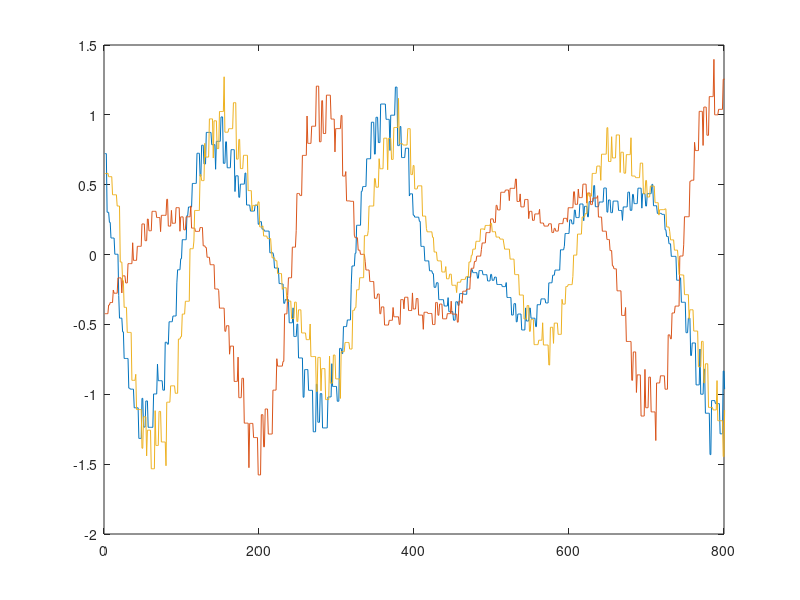

The MATLAB source for this figure:
clear; clc;
%v_pos_dist = importdata("log_v_pos_dist.txt");
%v_vel_dist = importdata("log_v_vel_dist.txt");
%v_vel_dist_lp = importdata("log_v_vel_dist_lp.txt");
v_pos_dist = importdata("log_v_pos_dist_3_wave.txt");
v_vel_dist = importdata("log_v_vel_dist_3_wave.txt");
v_vel_dist_lp = importdata("log_v_vel_dist_lp_3_wave.txt");
%x(:,1) = [];
%v(:,1) = [];
%x(1,:) = [];
%v(1,:) = [];

% figure(1)
% subplot(2,2,1)
% plot(x(:,1)-5)
% hold on;
% plot(x(:,3))
% title('altitude drone')
% subplot(2,2,2)
% plot(x(:,2))
% title('velocity drone')
% subplot(2,2,3)
% plot(x(:,3))
% title('altitude ship')
% subplot(2,2,4)
% plot(x(:,4))
% title('velocity ship')

% figure(2)
% plot(v(:,1))
% hold on;
% plot(v(:,2)-1.4)

% figure(3)
% plot(v_vel_dist(:,1))
% hold on;
% plot(v_vel_dist(:,2)-1.4)

figure(4)
plot(v_pos_dist(:,3)-5)
hold on;
plot(v_vel_dist(:,3)-5)
plot(v_vel_dist_lp(:,3)-5)
xlim([0 800])

%%
avg_dist_pos = mean(abs(v_pos_dist(1:800,3)-5))
avg_dist_vel = mean(abs(v_vel_dist(1:800,3)-5))
avg_dist_vel_lp = mean(abs(v_vel_dist_lp(1:800,3)-5))
std_dist_pos = std(abs(v_pos_dist(1:800,3)-5))
std_dist_vel = std(abs(v_vel_dist(1:800,3)-5))
std_dist_vel_lp = std(abs(v_vel_dist_lp(1:800,3)-5))
